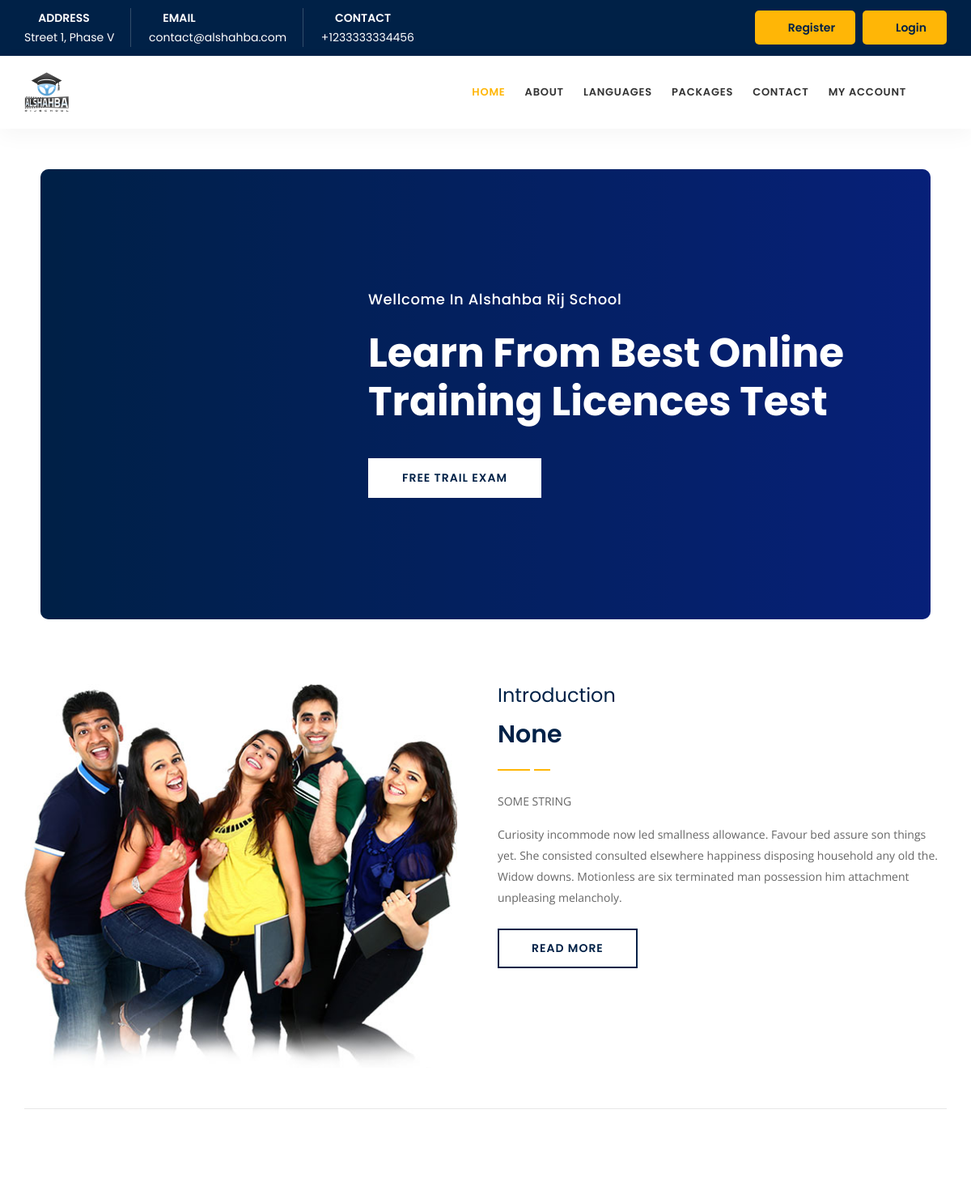
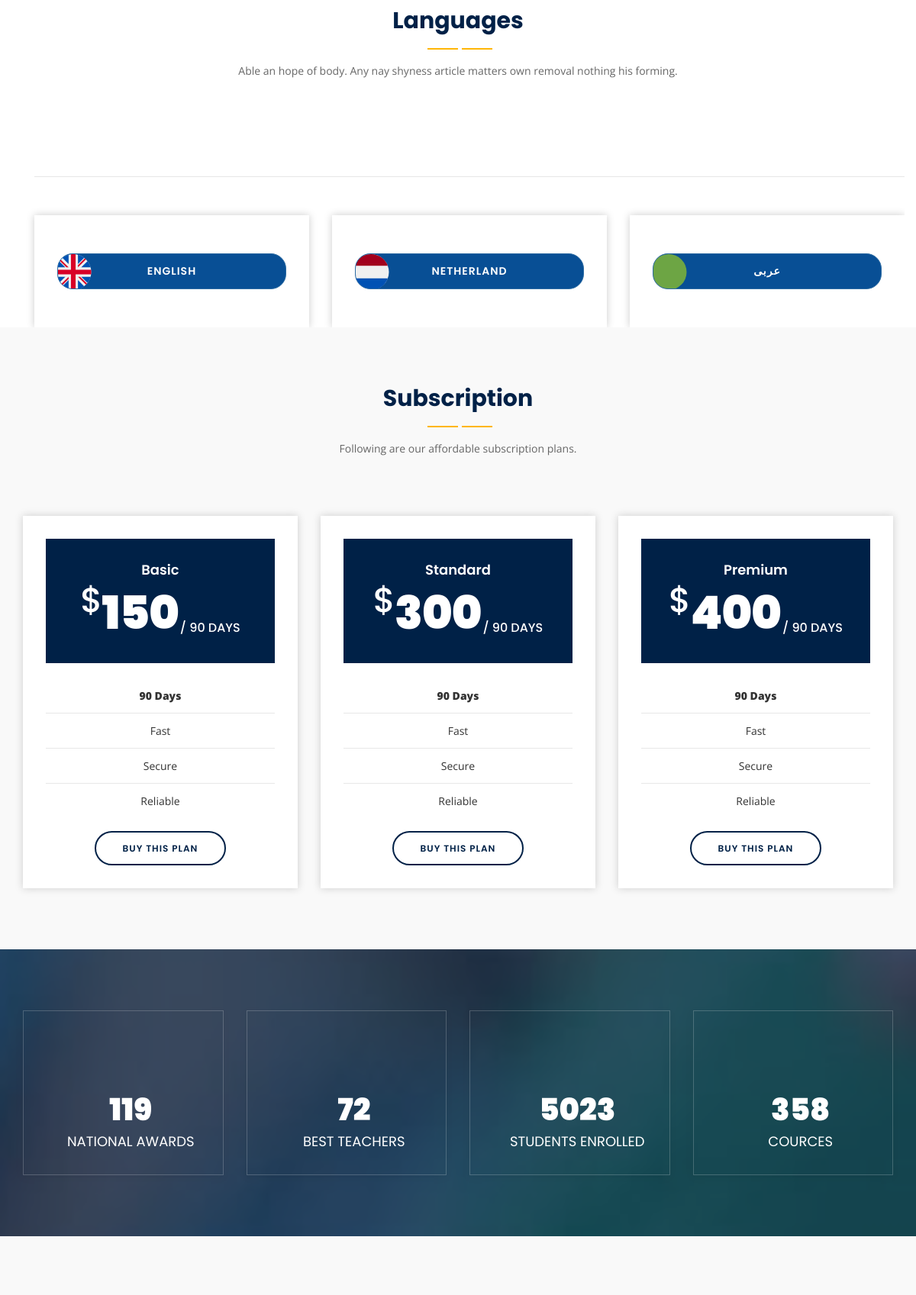
The page / (upper part) on the database its author committed (2 pictures, top to bottom).
### wsite/models.py (models this page shows, shortened)
class WebsiteInfo(models.Model):
    heading = models.CharField(max_length=200, null=True, blank=True)
    description = models.TextField(max_length=1000)
    physical_address = models.CharField(max_length=1000, null=True, blank=True)
    email_address = models.EmailField(null=True, blank=True)
    phone_number = models.CharField(max_length=100, null=True, blank=True)
    introduction = models.CharField(max_length=200, null=True, blank=True)
    introduction_description = models.TextField(max_length=1000, default='SOME STRING')
    logo = models.ImageField(upload_to="images/logo", null=True, blank=True)
    youtube_video_url = models.CharField(max_length=500, null=True, blank=True)
    class Meta:
        verbose_name = "Website Information"
        verbose_name_plural = "Website Information"

class Package(models.Model):
    package_name = models.CharField(max_length=200)
    price = models.IntegerField()
    duration = models.CharField(max_length=100)
    feature_1 = models.CharField(max_length=200)
    feature_2 = models.CharField(max_length=200)
    feature_3 = models.CharField(max_length=200)
    feature_4 = models.CharField(max_length=200, null=True, blank=True)
    feature_5 = models.CharField(max_length=200, null=True, blank=True)
    class Meta:
        verbose_name = "Packages"
        verbose_name_plural = "Packages"

### wsite/views.py (the view)
# urls.py: path('', views.index, name="Home"),
def index(request):
    site_info = WebsiteInfo.objects.first()
    packages = Package.objects.all()
    context = {
        "site_info": site_info,
        "packages": packages,
    }
    return render(request, template_name="wsite/index.html", context=context)

### templates/wsite/index.html (shortened to what this page needs)
{% extends 'bases/base.html' %}
{% load static %}
{% block body_content %}
    <div class="banner-area auto-height banner-box text-default text-light bg-gradient">
        <div class="item">
            <div class="box-table shadow dark">
                <div class="box-cell">
                    <div class="container">
                        <div class="row">
                            <div class="col-md-8 col-md-offset-4">
                                <div class="content">
                                    <h4>Wellcome in Alshahba Rij School</h4>
                                    <h1>Learn from best online training Licences Test</h1>
                                    <a class="btn btn-light effect btn-md" href="{% url 'trial_exam_starter' %}">Free Trail Exam </a>
                                </div>
                            </div>
                        </div>
                    </div>
                </div>
            </div>
        </div>
    </div>
    <div id="about" class="about-area default-padding">
        <div class="container">
            <div class="row">
                <div class="about-info">
                    <div class="col-md-6 thumb">
                        <img src="{% static 'img/about.jpg' %}" alt="Thumb">
                    </div>
                    <div class="col-md-6 info" for="introduction">
                        <h3>Introduction</h3>
                        <h2>{{ site_info.introduction }}</h2>
                        <p for="introduction_description">
                           {{ site_info.introduction_description }}
                        </p>
                        <p>
                            Curiosity incommode now led smallness allowance. Favour bed assure son things yet. She consisted consulted elsewhere happiness disposing household any old the. Widow downs. Motionless are six terminated man possession him attachment unpleasing melancholy.
                        </p>
                        <a href="#" class="btn btn-dark border btn-md">Read More</a>
                    </div>
                </div>
                <div class="seperator col-md-12">
                    <span class="border"></span>
                </div>
                            </div>
        </div>
    </div>
    <div id="featured-courses" class="featured-courses-area2 left-details default-padding2">
        <div class="container fff22">
            <div class="row">
                <div class="featured-courses-carousel owl-carousel owl-theme">
                    <section id="advisor" class="about-area default-padding2">
        <div class="container fff22">
            <div class="row">
                <div class="site-heading text-center">
                    <div class="col-md-8 col-md-offset-2">
                        <h2>Languages</h2>
                        <p>
                            Able an hope of body. Any nay shyness article matters own removal nothing his forming.
                        </p>
                    </div>
                </div>
            </div>
             <section class="language-switch" id="language-switch"
         style=" direction: ltr; ">
   <div class="container">
            <div class="row">
                <div class="seperator col-md-12">
                    <span class="border"></span>
                </div>
                <div class="our-features">
                    <div class="col-md-4 col-sm-4">
                        <div class="item mariner">
                            <a class="btn btn-primary btn-lg btn-block" href="en.html"
                   style="border-radius: 2rem;background: url({% static 'images/en.svg' %}) #084f95; background-position: -5px 0;background-repeat: no-repeat;background-size: 50px 47px;">English</a>
                        </div>
                    </div>
                    <div class="col-md-4 col-sm-4">
                        <div class="item mariner">
                            <a class="btn btn-primary btn-lg btn-block" href="en.html"
                   style="border-radius: 2rem;background: url({% static 'images/nl.svg' %}) #084f95; background-position: -5px 0;background-repeat: no-repeat;background-size: 50px 47px;">Netherland</a>
                        </div>
                    </div>
                    <div class="col-md-4 col-sm-4">
                        <div class="item malachite">
                            <a class="btn btn-primary btn-lg btn-block" href="en.html"
                   style="border-radius: 2rem;background: url({% static 'images/ar.svg' %}) #084f95; background-position: -5px 0;background-repeat: no-repeat;background-size: 50px 47px;">عربی</a>
                        </div>
                    </div>
                </div>
            </div>
        </div>
</section>
        </div>
                </div>
        </div>
    </div>
    </div>
    <div id="pricing" class="pricing-area default-padding bg-gray bottom-less">
        <div class="container">
            <div class="row">
                <div class="site-heading text-center">
                    <div class="col-md-8 col-md-offset-2">
                        <h2>Subscription</h2>
                        <p>
                            Following are our affordable subscription plans.
                        </p>
                    </div>
                </div>
            </div>
            <div class="row">
                <div class="pricing pricing-simple text-center">
                    {% for package in packages %}
                        <div class="col-md-4 equal-height">
                            <div class="pricing-item">
                                <ul>
                                    <li class="pricing-header">
                                        <h4>{{ package.package_name }}</h4>
                                        <h2><sup>$</sup>{{ package.price }}<sub>/ {{ package.duration }}</sub></h2>
                                    </li>
                                    <li><strong>{{ package.duration }}</strong></li>
                                    <li>{{ package.feature_1 }}</li>
                                    <li>{{ package.feature_2 }}</li>
                                    <li>{{ package.feature_3 }}</li>
                                    <li class="footer">
                                        <a class="btn circle btn-dark border btn-sm" href="#">Buy This Plan</a>
                                    </li>
                                </ul>
                            </div>
                        </div>
                    {% endfor %}
                </div>
            </div>
        </div>
    </div>
    <div class="fun-factor-area default-padding bottom-less text-center bg-fixed shadow dark-hard" style="background-image: url({% static 'img/banner/2.jpg' %});">
        <div class="container">
            <div class="row">
                <div class="col-md-3 col-sm-6 item">
                    <div class="fun-fact">
                        <div class="icon">
                            <i class="flaticon-contract"></i>
                        </div>
                        <div class="info">
                            <span class="timer" data-to="212" data-speed="5000"></span>
                            <span class="medium">National Awards</span>
                        </div>
                    </div>
                </div>
                <div class="col-md-3 col-sm-6 item">
                    <div class="fun-fact">
                        <div class="icon">
                            <i class="flaticon-professor"></i>
                        </div>
                        <div class="info">
                            <span class="timer" data-to="128" data-speed="5000"></span>
                            <span class="medium">Best Teachers</span>
                        </div>
                    </div>
                </div>
                <div class="col-md-3 col-sm-6 item">
                    <div class="fun-fact">
                        <div class="icon">
                            <i class="flaticon-online"></i>
                        </div>
                        <div class="info">
                            <span class="timer" data-to="8970" data-speed="5000"></span>
                            <span class="medium">Students Enrolled</span>
                        </div>
                    </div>
                </div>
                <div class="col-md-3 col-sm-6 item">
                    <div class="fun-fact">
                        <div class="icon">
                            <i class="flaticon-reading"></i>
                        </div>
                        <div class="info">
                            <span class="timer" data-to="640" data-speed="5000"></span>
                            <span class="medium">Cources</span>
                        </div>
                    </div>
                </div>
            </div>
        </div>
    </div>
    <div class="reg-area default-padding-top bg-gray">
    </div>
{% endblock body_content %}

### templates/bases/base.html (shortened to what this page needs)
<!DOCTYPE html>
<html lang="en">
{% load static %}
<head>
    <link href="{% static 'assets/css/bootstrap.min.css'%}" rel="stylesheet" />
    <link href="{% static 'assets/css/font-awesome.min.css'%}" rel="stylesheet" />
    <link href="{% static 'assets/css/flaticon-set.css'%}" rel="stylesheet" />
    <link href="{% static 'assets/css/magnific-popup.css'%}" rel="stylesheet" />
    <link href="{% static 'assets/css/owl.carousel.min.css'%}" rel="stylesheet" />
    <link href="{% static 'assets/css/owl.theme.default.min.css'%}" rel="stylesheet" />
    <link href="{% static 'assets/css/animate.css'%}" rel="stylesheet" />
    <link href="{% static 'assets/css/bootsnav.css'%}" rel="stylesheet" />
    <link href="{% static 'assets/style.css' %}" rel="stylesheet">
    <link href="{% static 'assets/css/responsive.css'%}" rel="stylesheet" />
</head>
<body>
{% block top_bar %}
    <div class="top-bar-area address-two-lines bg-dark text-light">
        <div class="container">
            <div class="row">
                <div class="col-md-8 address-info">
                    <div class="info box">
                        <ul>
                            <li>
                                <span for="address"><i class="fas fa-map"></i>  Address</span>{{ site_info.physical_address}}
                            </li>
                            <li>
                                <span for="email"><i class="fas fa-envelope-open"></i> Email</span>{{ site_info.email_address }}
                            </li>
                            <li>
                                <span for="contact"><i class="fas fa-phone"></i> Contact</span>{{ site_info.phone_number }}
                            </li>
                        </ul>
                    </div>
                </div>
                <div class="user-login text-right col-md-4">
                    <a class="popup-with-form" href="#register-form">
                        <i class="fas fa-edit"></i> Register
                    </a>
                    <a  class="popup-with-form" href="#login-form">
                        <i class="fas fa-user"></i> Login
                    </a>
                </div>
            </div>
        </div>
    </div>
    <header id="home">
        <nav class="navbar navbar-default navbar-sticky bootsnav">
            <div class="container">
                <div class="attr-nav">
                    <ul>
                        <li class="search"><a href="#"><i class="fa fa-search"></i></a></li>
                    </ul>
                </div>
                <div class="navbar-header">
                    <a class="navbar-brand" for="logo" href="{% url 'Home' %}">
                        <img src="{{ site_info.logo.url }}" class="logo" alt="Logo">
                    </a>
                </div>
                <div class="collapse navbar-collapse" id="navbar-menu">
                    <ul class="nav navbar-nav navbar-right" data-in="#" data-out="#">
                        <li>
                            <a class="smooth-menu" href="#home">Home</a>
                        </li>
                        <li>
                            <a class="smooth-menu" href="#about">About</a>
                        </li>
                        <li>
                            <a class="smooth-menu" href="#advisor">Languages</a>
                        </li>
                        <li>
                            <a class="smooth-menu" href="#pricing">Packages</a>
                        </li>
                        <li>
                            <a class="smooth-menu" href="#contact">contact</a>
                        </li>
                        <li class="dropdown">
                            <a href="#" class="dropdown-toggle active" data-toggle="dropdown" >My Account</a>
                        </li>
                    </ul>
                </div>
            </div>
        </nav>
    </header>
    {% endblock top_bar %}
    {% block body_content %}
    {% endblock body_content %}
</body>
</html>

### rows shown on the page
WebsiteInfo: physical_address "Street 1, Phase V", email_address "contact@alshahba.com", phone_number "+1233333334456", logo (picture), introduction "None", introduction_description "SOME STRING"
Package: package_name "Basic", price "150", duration "90 DAYS", duration "90 Days", feature_1 "Fast", feature_2 "Secure", feature_3 "Reliable"
Package: package_name "Standard", price "300", duration "90 DAYS", duration "90 Days", feature_1 "Fast", feature_2 "Secure", feature_3 "Reliable"
Package: package_name "Premium", price "400", duration "90 DAYS", duration "90 Days", feature_1 "Fast", feature_2 "Secure", feature_3 "Reliable"
